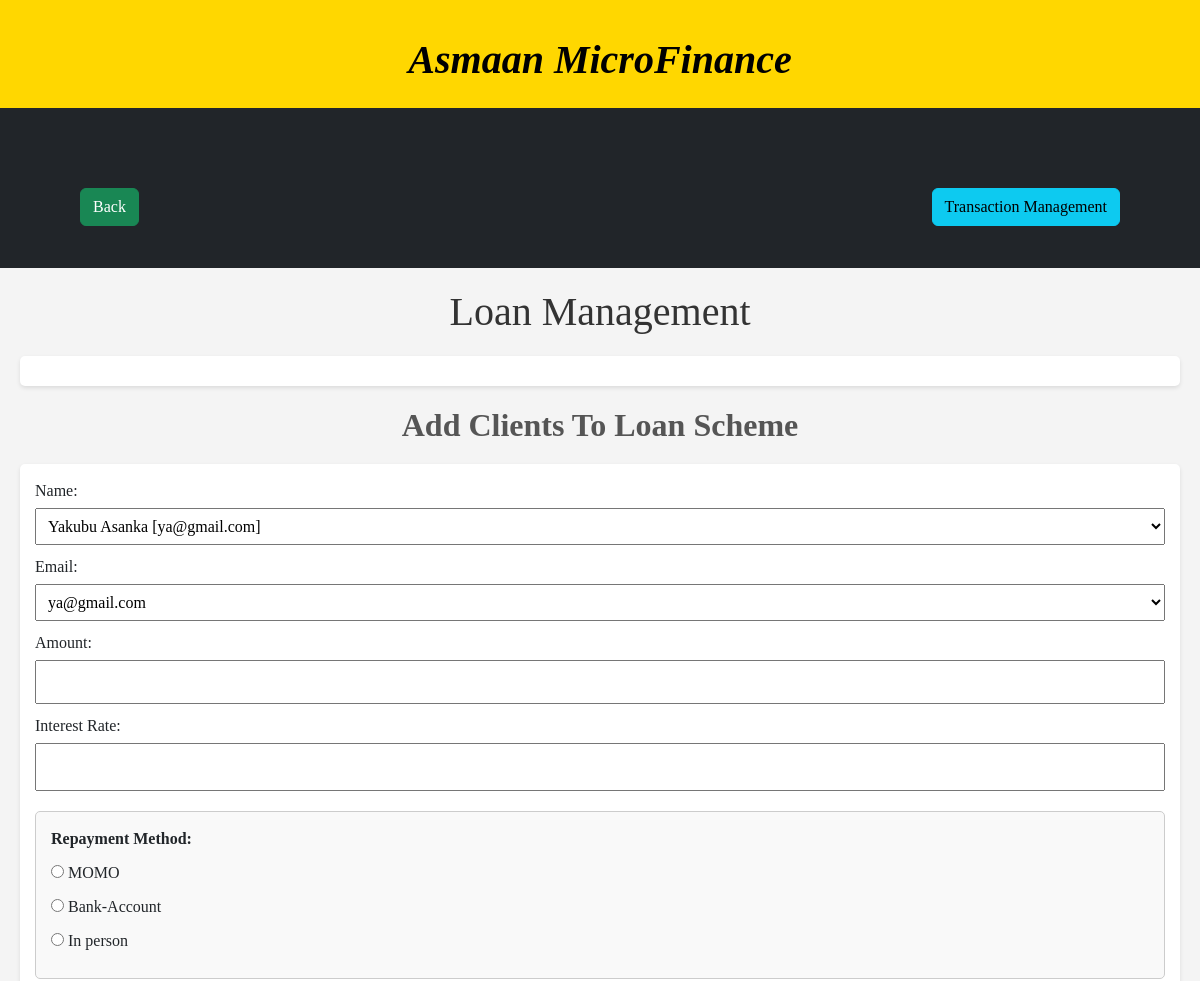
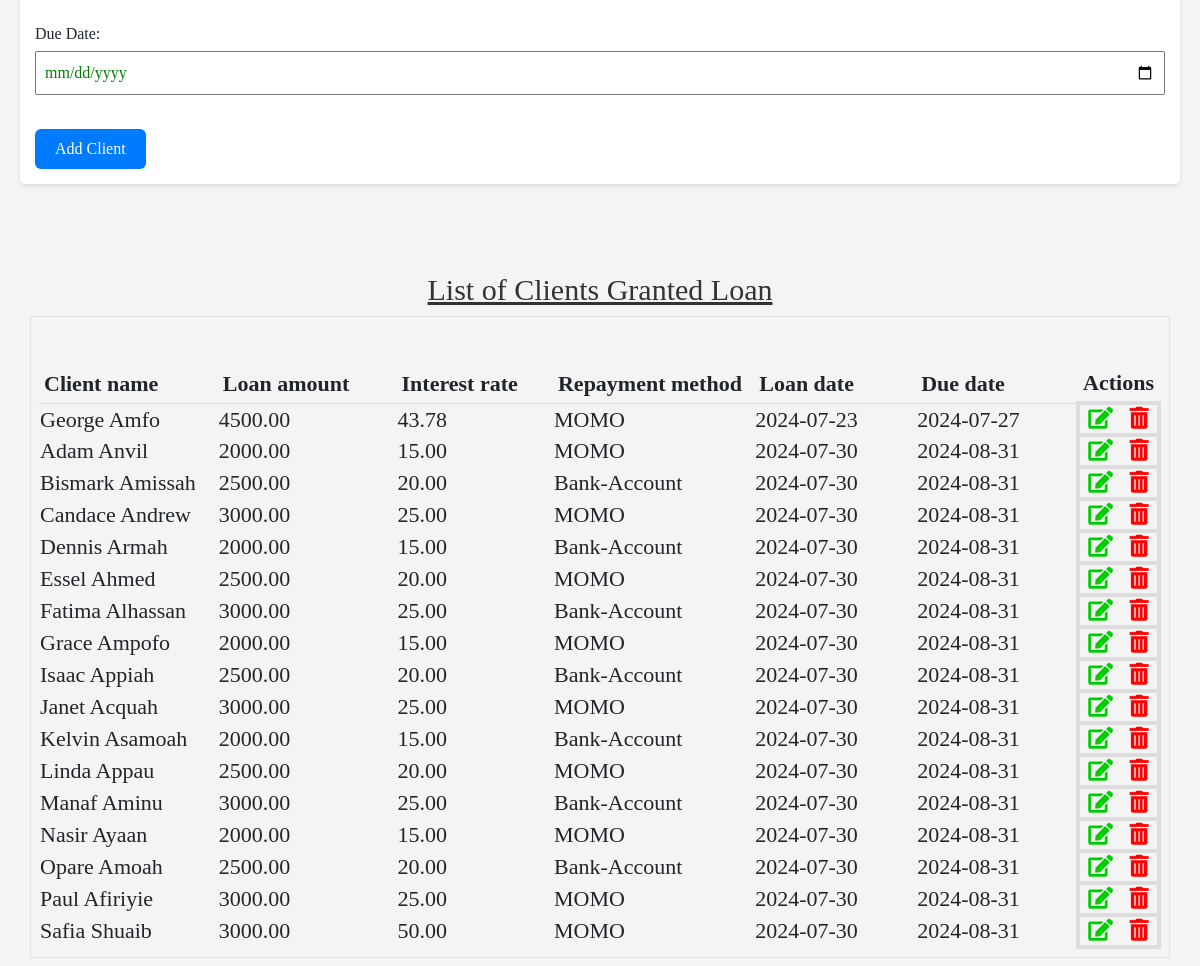
The page /microfinance/admin/loan_management.php (signed in) on the database its author committed (2 pictures, top to bottom).
### tables this page shows
CREATE TABLE `clients` (
  `c_id` int(11) NOT NULL,
  `rid` int(11) NOT NULL,
  `client_name` varchar(100) NOT NULL,
  `email` varchar(100) NOT NULL,
  `amount_loaned_to` decimal(11,2) NOT NULL,
  `interest_rate` decimal(11,2) NOT NULL,
  `repayment_method` varchar(20) NOT NULL,
  `date_granted_loan` date NOT NULL,
  `due_date` date NOT NULL
);

### microfinance/action/get_all_loanee_names_action.php (called while the page is built, shortened)
<?php
include '../settings/connection.php';
function get_all_clients() {
    global $conn;
    $sql = "SELECT * FROM clients";
    $result = $conn->query($sql);
    if ($result) {
        if ($result->num_rows > 0) {
            $names = array();
            while ($row = $result->fetch_assoc()) {
                $names[] = $row;
            }
            return $names;
        } else {
            return array();
        }
    } else {
        return false;
    }
}
function get_standard_users() {
    global $conn;
    $standardUsers = array();
    $query = "SELECT la_id, fname, lname, email FROM loan_application WHERE rid = 3";
    $result = mysqli_query($conn, $query);
    if ($result) {
        if (mysqli_num_rows($result) > 0) {
            while ($row = mysqli_fetch_assoc($result)) {
                $standardUsers[] = $row;
            }
        }
    }
    return $standardUsers;
}
?>

### microfinance/admin/loan_management.php (the view, shortened to what this page needs)
<?php
include("../settings/header.php");
include ("../functions/client_fxn.php");
?>
<!DOCTYPE html>
<html lang="en">
<head>
</head>
<body>
    <div class="panel panel-default">
        <div class="full-screen-container bg-dark text-white">
            <div class="row justify-content-between">
                <div class="col-auto">
                    <a class="btn btn-success" href="admin_dashboard.php" style="color:White">Back</a>
                </div>
                <div class="col-auto">
                    <a class="btn btn-info" href="transaction_management.php" style="color:blue-black">Transaction Management</a>
                </div>
            </div>
        </div>
    </div>
    <h1>Loan Management</h1>
    <div id="loan-list">
    </div>
    <h2 style="text-align:center; font-weight: bold;">Add Clients To Loan Scheme</h2>
        <form id="add-loan-form" action="loan_management.php" method="POST">
        <label for="loan-client">Name:</label>
        <select name="name" id="name" required style="display: inline-block; width: 100%;">
            <?php
                $standardUsers = get_standard_users();
                if(!empty($standardUsers)) {
                    foreach($standardUsers as $user) {
                        echo "<option value='".$user['la_id']."'>".$user['fname']." ".$user['lname']."  [".$user['email']."]". "</option>";
                    }
                }
            ?>
        </select>
	<label for="loan-email">Email:</label>
	<select name="email" id="email" required style="display: inline-block; width: 100%;">
            <?php
                $standardUsers = get_standard_users();
                if(!empty($standardUsers)) {
                    foreach($standardUsers as $user) {
                        echo "<option value='".$user['la_id']."'>".$user['email']."</option>";
                    }
                }
            ?>
        </select>
        <label for="loan-amount">Amount:</label>
        <input type="number" id="loan-amount" name="loan-amount" required min="100" max="10000" title="Please enter a valid amount between 100 and 10000 GHS.">
	<label for="loan-interest-rate">Interest Rate:</label>
	<input style="width:100%; padding:10px;" type="text" id="loan-interest-rate" name="loan-interest-rate" pattern="^(10(\.0{1,2})?|^[1-4]\d(\.\d{1,2})?|^50(\.0{1,2})?)$" title="Please enter a valid interest rate between 10 and 50 (optionally in 1 or 2 decimal places)" required min="10" max="50">
        <div class="repayment-method-box" required>
            <label for="repayment-method"><b>Repayment Method:</b></label>
            <div>
                <input type="radio" name="repayment-method" id="MOMO" value="MOMO"> MOMO
            </div>
            <div>
                <input type="radio" name="repayment-method" id="Bank-Account" value="Bank-Account"> Bank-Account
            </div>
            <div>
                <input type="radio" name="repayment-method" id="In-person" value="In-person"> In person
            </div>
        </div>
        <br>
        <label for="loan-dd">Due Date:</label>
        <input type="date" id="loan-dd" name="loan-dd" style="color:green" required>
        <br><br>
        <button type="submit" name="submit" value="Submit" class="btn btn-primary">Add Client</button>
    </form>
    <br><br>
    <h1 style="font-family:Times New Roman, san-serif; font-size:30px; text-align:center; text-decoration: underline;">List of Clients Granted Loan</h1>
    <div class="container p-2 my-2 border">
    <table style="font-family:Times New Roman, san-serif;">
        <tbody>
	    <?php display_all_clients(); ?>
        </tbody>
    </table>
    </div>
</body>
</html>

### microfinance/functions/client_fxn.php (shortened to what this page needs)
<?php
include '../action/get_all_loanee_names_action.php';
echo '<link rel="stylesheet" type="text/css" href="https://cdnjs.cloudflare.com/ajax/libs/font-awesome/5.15.4/css/all.min.css">';
function display_all_clients() {
    $names = get_all_clients();
    if ($names !== false) {
        if (!empty($names)) {
	    echo "<table>";
	    echo "<tr><th>Client name</th><th>Loan amount</th><th>Interest rate</th><th>Repayment method</th><th>Loan date</th><th>Due date</th><th>Actions</th></tr>";
            foreach ($names as $name) {
                echo "<tr>";
                echo "<td style='width: 16%;'>" . $name['client_name'] . "</td>";
	        echo "<td style='width: 16%;'>" . $name['amount_loaned_to'] . "</td>";
                echo "<td style='width: 14%;'>" . $name['interest_rate'] . "</td>";
	        echo "<td style='width: 18%;'>" . $name['repayment_method'] . "</td>";
		echo "<td style='width: 14.5%;'>" . $name['date_granted_loan'] . "</td>";
		echo "<td style='width: 14.5%;'>" . $name['due_date'] . "</td>";
                echo "<td style='width: 7%; border: 4px solid #dddddd; text-align: center; vertical-align: middle;'>";
                echo "<a href='../admin/edit_amount_dashboard.php?c_id=" . $name['c_id'] . "' class='edit-link' style='color:#00cc00;'><i class='fas fa-edit' title='Edit'></i></a>&nbsp;&nbsp;&nbsp;";
                echo "<a href='../action/delete_client_loan_action.php?c_id=" . $name['c_id'] . "' class='edit-link' style='color:red;'><i class='fas fa-trash-alt' title='Delete'></i></a>";
                echo "</td>";
                echo "</tr>";
            }
            echo "</table>";
        } else {
            echo "<tr><td colspan='7' style='color: red; text-align: center; width: 100%; font-family:Times New Roman, san-serif; font-size:22px;'><strong>Empty log</strong></td></tr>";
        }
    } else {
        echo "Error retrieving clients.";
    }
}
?>

### microfinance/admin/loan_management.php (style rules this page uses)
body { font-family: Times New Roman, sans-serif; background-color: #f4f4f4; margin: 0; padding: 0; }
h1 { text-align: center; color: #333; margin-top: 20px; }
#loan-list { margin: 20px; padding: 15px; background-color: #fff; border-radius: 5px; box-shadow: 0 2px 4px rgba(0, 0, 0, 0.1); }
h2 { color: #555; margin-top: 20px; }
form { margin: 20px; padding: 15px; background-color: #fff; border-radius: 5px; box-shadow: 0 2px 4px rgba(0, 0, 0, 0.1); }
label { display: block; margin-bottom: 5px; }
select, input[type="number"], input[type="date"] { width: 100%; padding: 8px; margin-bottom: 10px; box-sizing: border-box; }
button[type="submit"] { background-color: #007bff; color: #fff; border: none; padding: 8px 20px; cursor: pointer; }
table { width: 100%; margin-top: 20px; margin-left: auto; margin-right: auto; }
th { padding: 5px; border-bottom: 1px solid #ddd; text-align: left; }
th:first-child { width: 16%; }
th:nth-child(2) { width: 16%; }
th:nth-child(3) { width: 14%; }
th:nth-child(4) { width: 18%; }
th:nth-child(5) { width: 14.5%; }
th:nth-child(6) { width: 14.5%; }
th:last-child { width: 7%; }
.full-screen-container { width: 100vw; height: 10vh; padding: 5rem; margin: 0; box-sizing: border-box; }
.repayment-method-box { border: 1px solid #ccc; padding: 15px; margin-top: 20px; border-radius: 5px; background-color: #f9f9f9; }
.repayment-method-box label { display: block; margin-bottom: 10px; font-weight: bold; }
.repayment-method-box div { margin-bottom: 10px; }

### microfinance/functions/client_fxn.php (style rules this page uses)
table, th, td { font-family: 'Times New Roman', Times, serif; font-size:22px; }

### rows shown on the page
clients: client_name "George Amfo", amount_loaned_to "4500.00", interest_rate "43.78", repayment_method "MOMO", date_granted_loan "2024-07-23", due_date "2024-07-27"
clients: client_name "Adam Anvil", amount_loaned_to "2000.00", interest_rate "15.00", repayment_method "MOMO", date_granted_loan "2024-07-30", due_date "2024-08-31"
clients: client_name "Bismark Amissah", amount_loaned_to "2500.00", interest_rate "20.00", repayment_method "Bank-Account", date_granted_loan "2024-07-30", due_date "2024-08-31"
clients: client_name "Candace Andrew", amount_loaned_to "3000.00", interest_rate "25.00", repayment_method "MOMO", date_granted_loan "2024-07-30", due_date "2024-08-31"
clients: client_name "Dennis Armah", amount_loaned_to "2000.00", interest_rate "15.00", repayment_method "Bank-Account", date_granted_loan "2024-07-30", due_date "2024-08-31"
clients: client_name "Essel Ahmed", amount_loaned_to "2500.00", interest_rate "20.00", repayment_method "MOMO", date_granted_loan "2024-07-30", due_date "2024-08-31"
clients: client_name "Fatima Alhassan", amount_loaned_to "3000.00", interest_rate "25.00", repayment_method "Bank-Account", date_granted_loan "2024-07-30", due_date "2024-08-31"
clients: client_name "Grace Ampofo", amount_loaned_to "2000.00", interest_rate "15.00", repayment_method "MOMO", date_granted_loan "2024-07-30", due_date "2024-08-31"
clients: client_name "Isaac Appiah", amount_loaned_to "2500.00", interest_rate "20.00", repayment_method "Bank-Account", date_granted_loan "2024-07-30", due_date "2024-08-31"
clients: client_name "Janet Acquah", amount_loaned_to "3000.00", interest_rate "25.00", repayment_method "MOMO", date_granted_loan "2024-07-30", due_date "2024-08-31"
clients: client_name "Kelvin Asamoah", amount_loaned_to "2000.00", interest_rate "15.00", repayment_method "Bank-Account", date_granted_loan "2024-07-30", due_date "2024-08-31"
clients: client_name "Linda Appau", amount_loaned_to "2500.00", interest_rate "20.00", repayment_method "MOMO", date_granted_loan "2024-07-30", due_date "2024-08-31"
clients: client_name "Manaf Aminu", amount_loaned_to "3000.00", interest_rate "25.00", repayment_method "Bank-Account", date_granted_loan "2024-07-30", due_date "2024-08-31"
clients: client_name "Nasir Ayaan", amount_loaned_to "2000.00", interest_rate "15.00", repayment_method "MOMO", date_granted_loan "2024-07-30", due_date "2024-08-31"
clients: client_name "Opare Amoah", amount_loaned_to "2500.00", interest_rate "20.00", repayment_method "Bank-Account", date_granted_loan "2024-07-30", due_date "2024-08-31"
clients: client_name "Paul Afiriyie", amount_loaned_to "3000.00", interest_rate "25.00", repayment_method "MOMO", date_granted_loan "2024-07-30", due_date "2024-08-31"
clients: client_name "Safia Shuaib", amount_loaned_to "3000.00", interest_rate "50.00", repayment_method "MOMO", date_granted_loan "2024-07-30", due_date "2024-08-31"

### other values the page prints
form field name "Yakubu Asanka [ya@gmail.com]"
form field email "ya@gmail.com"
